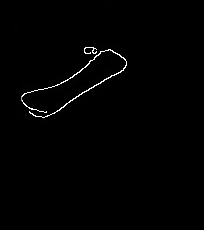
#> input picture docs/metacarpal_bone_minimal_larger.jpg, 204 x 230 px, found by its file name
$ python -i main_develop_find_sesamoid.py   (imports and definitions only)
#> lines starting #> are read from the running program, lines starting #| are printed output that depends on the picture; after the words box and inside, x2 and y2 are one past the last pixel; in counts of white or black regions, pixels touching at a corner belong together
### src/main_develop_contours_gui.py
'''
Universidad de La Laguna
Máster en Ingeniería Informática
Trabajo de Final de Máster
Pyimagos development

GUI for contour work visualization:
  - Zoom the image to see a specific contour's points
  - See step history of contour modification
'''

from PIL import Image, ImageTk
from tkinter import (
  Tk, Checkbutton, Scale, HORIZONTAL, IntVar, BooleanVar,
  Canvas, NW, Y, X, Scrollbar, Frame, Label, Button, LEFT
)

import numpy as np
import cv2 as cv

from src.contour_operations.join_contour import JoinContour

def draw_contour_points(image: np.array, contours: np.array,
                        draw_points: bool = True) -> np.array:
  colored_image = np.copy(image)
  contour_colors = [(0, 0, 0) for _ in range(len(contours))]

  if draw_points:
    for i, contour in enumerate(contours):
      for point in contour:
        color = ((i + 1) * 123 % 256, (i + 1) * 456 % 256, (i + 1) * 789 % 256)
        contour_colors[i] = color

        b, g, r = color
        x = point[0][0]
        y = point[0][1]
        cv.circle(colored_image, (x, y), radius=1, color=(b, g, r), thickness=-1)
  else:
    for i, contour in enumerate(contours):
      for point in contour:
        color = ((i + 1) * 123 % 256, (i + 1) * 456 % 256, (i + 1) * 789 % 256)
        contour_colors[i] = color


  return (colored_image, contour_colors)

def draw_contours(image: np.array, contours: np.array,
                  contour_colors: np.array) -> np.array:
  colored_image = np.copy(image)
  for i, contour_color in enumerate(contour_colors):
    cv.drawContours(colored_image, contours, i, contour_color, thickness=1)
  return colored_image

class ContourViewer:
  # [90 lines left out: functions __init__, _setup_gui, not called in this run]


  def _change_zoom(self, zoom_value):
    self.zoom_level = int(zoom_value) / 100
    self.update_image()

  # [112 lines left out: functions _update_contour_info, _change_step, _prev_step, _next_step, update_image, visualize_contours, not called in this run]

### src/expected_contours/sesamoid.py
'''
Universidad de La Laguna
Máster en Ingeniería Informática
Trabajo de Final de Máster
Pyimagos development

Shape restrictions to apply to a contour and position restrictions
to apply to other contours for the metacarpal hand bone's thumb sesamoid.
'''

import cv2 as cv
import numpy as np

from src.expected_contours.expected_contour import (
  ExpectedContour
)
from src.main_develop_corner_order import get_top_left_corner
from constants import CRITERIA_DICT

class ExpectedContourSesamoid(ExpectedContour):

  def __init__(self):
    self.contour = None
    self.top_left_corner = None
    self.top_right_corner = None
    self.bottom_right_corner = None
    self.bottom_left_corner = None
    self.image_width = None
    self.image_height = None
    self.ends_branchs_sequence = None
    self.min_area_rect = None
    self.reference_hu_moments = np.array(
      [
        -0.67457184,
        -1.7673018,
        -3.69992926,
        -4.51139064,
        -8.89464362,
        -5.77826324,
        -8.68793025,
      ],
      dtype=np.float64
    )

  def prepare(self, contour: list, image_width: int, image_height: int) -> None:
    '''This is needed to select the contour that this class will work on'''
    self.image_width = image_width
    self.image_height = image_height
    if len(contour) == 0:
      self.contour = []
      return

    self.contour = np.reshape(contour, (-1, 2))

    x_values = self.contour[:, 0]
    y_values = self.contour[:, 1]
    min_x = int(np.min(x_values))
    min_y = int(np.min(y_values))
    max_x = int(np.max(x_values))
    max_y = int(np.max(y_values))
    if image_width < max_x - min_x:
      raise ValueError('Image width is not enough to cover the whole contour.')
    if image_height < max_y - min_y:
      raise ValueError('Image height is not enough to cover the whole contour.')

    rect = cv.minAreaRect(contour)
    self.min_area_rect = rect
    bounding_rect_contour = cv.boxPoints(rect)
    bounding_rect_contour = np.int32(bounding_rect_contour) # to int

    height = self.min_area_rect[1][1]
    width = self.min_area_rect[1][0]

    if height == 0 or width == 0:
      return float('inf')
    self._aspect_ratio = max(width, height) / min(width, height)

    self.top_left_corner, i = get_top_left_corner(
      bounding_rect_contour,
      self.image_width,
      self.image_height
    )

    # assumming clockwise
    self.top_right_corner = bounding_rect_contour[
      (i + 1) % len(bounding_rect_contour)
    ].tolist()
    self.bottom_right_corner = bounding_rect_contour[
      (i + 2) % len(bounding_rect_contour)
    ].tolist()
    self.bottom_left_corner = bounding_rect_contour[
      (i + 3) % len(bounding_rect_contour)
    ].tolist()

  def next_contour_restrictions(self, position_factors: dict = None) -> list:
    return []

  def shape_restrictions(self, criteria: dict = None,
                         decompose: bool = False) -> list:
    if criteria is None:
      criteria = CRITERIA_DICT

    if not decompose:
      if len(self.contour) == 0:
        return float('inf')

      min_rect_width = self.min_area_rect[1][0]
      min_rect_height = self.min_area_rect[1][1]
      hull = cv.convexHull(self.contour)
      solidity = (min_rect_width * min_rect_height) / (cv.contourArea(hull))
      if solidity > criteria['sesamoid']['solidity']:
        return float('inf')

      moments = cv.moments(self.contour)
      hu_moments = cv.HuMoments(moments)
      hu_moments = np.absolute(hu_moments)
      hu_moments_no_zeros = np.where( # to avoid DivideByZero
        hu_moments == 0,
        np.finfo(float).eps,
        hu_moments
      )
      hu_moments = (np.log10(hu_moments_no_zeros)).flatten()

      difference = np.linalg.norm(hu_moments - self.reference_hu_moments)

      minimum_distance_to_origin = np.min(
        np.sqrt(np.sum(self.contour ** 2, axis=1))
      )
      difference = difference + (
        criteria['sesamoid']['positional_penalization'] * (
          minimum_distance_to_origin
        )
      )

      return difference
    else:
      shape_fail_statuses = {
        'empty_contour': {
          'obtained_value': None,
          'threshold_value': None,
          'fail_status': None,
        },
        'solidity': {
          'obtained_value': None,
          'threshold_value': None,
          'fail_status': None,
        },
      }
      shape_fail_statuses['empty_contour']['fail_status'] = (
        True if len(self.contour) == 0 else False
      )
      shape_fail_statuses['empty_contour']['obtained_value'] = (
        len(self.contour)
      )
      shape_fail_statuses['empty_contour']['threshold_value'] = 0

      min_rect_width = self.min_area_rect[1][0]
      min_rect_height = self.min_area_rect[1][1]
      hull = cv.convexHull(self.contour)
      solidity = (min_rect_width * min_rect_height) / (cv.contourArea(hull))
      shape_fail_statuses['solidity']['fail_status'] = (
        True if solidity > criteria['sesamoid']['solidity'] else False
      )
      shape_fail_statuses['solidity']['obtained_value'] = solidity
      shape_fail_statuses['solidity']['threshold_value'] = (
        criteria['sesamoid']['solidity']
      )

      moments = cv.moments(self.contour)
      hu_moments = cv.HuMoments(moments)
      hu_moments = np.absolute(hu_moments)
      hu_moments_no_zeros = np.where( # to avoid DivideByZero
        hu_moments == 0,
        np.finfo(float).eps,
        hu_moments
      )
      hu_moments = (np.log10(hu_moments_no_zeros)).flatten()

      difference = np.linalg.norm(hu_moments - self.reference_hu_moments)

      minimum_distance_to_origin = np.min(
        np.sqrt(np.sum(self.contour ** 2, axis=1))
      )
      difference = difference + (
        criteria['sesamoid']['positional_penalization'] * (
          minimum_distance_to_origin
        )
      )

      return difference, shape_fail_statuses

  # [9 lines left out: function branch_start_position_restrictions, not called in this run]

  def measure(self) -> dict:
    return {}

### src/main_develop_corner_order.py
'''
Universidad de La Laguna
Máster en Ingeniería Informática
Trabajo de Final de Máster
Pyimagos development

Visualization of corner orientation calculation to inform a decision on how to
decide which corner is the top left corner of the bounding box of a contour.
'''

import numpy as np
import cv2 as cv
import matplotlib.pyplot as plt

# [5 lines left out: function get_bounding_box_corners, not called in this run]

def get_top_left_corner(bounding_box_corners : list,
                        image_width: int, image_height: int):
  x_coords = bounding_box_corners[:, 0]
  y_coords = bounding_box_corners[:, 1]

  # Calculate distances from point i to next point in the box
  points_a = bounding_box_corners
  points_b = np.roll(bounding_box_corners, 1, axis=0)
  line_distances = np.sqrt(np.sum((points_a - points_b) ** 2, axis=1))

  if len(np.unique(line_distances)) == 1: # square
    x1, y1 = points_a[0]
    x2, y2 = points_b[0]
    if x1 == x2: # vertical line, so no slope and cannot use line equation
      top_left_index = np.argmin(np.sqrt((x_coords ** 2) + (y_coords ** 2)))
      top_left_corner = bounding_box_corners[top_left_index]
      return top_left_corner, top_left_index
    else:
      m = (y2 - y1) / (x2 - x1)
      if m == 0:
        top_left_index = np.argmin(np.sqrt((x_coords ** 2) + (y_coords ** 2)))
        top_left_corner = bounding_box_corners[top_left_index]
        return top_left_corner, top_left_index
      else:
        closest_distance_to_x_cero_index = np.argmin(x_coords)
        closest_distance_to_x_cero = x_coords[closest_distance_to_x_cero_index]
        closest_distance_to_x_max_index = np.argmax(image_width - x_coords)
        closest_distance_to_x_max = x_coords[closest_distance_to_x_max_index]

        # Here a problem becomes obvious: approximating top left corner based
        # on the position of the contour in the image is a bad idea because
        # the finger can be pointing towards the left but if it's position
        # is closest to the right then it will be assumed that the finger is
        # ponting towards the right.
        if closest_distance_to_x_cero <= closest_distance_to_x_max:
          return (
            bounding_box_corners[closest_distance_to_x_cero_index],
            closest_distance_to_x_cero_index
          )
        else:
          closest_distance_to_y_cero_index = np.argmin(y_coords)
          closest_distance_to_y_cero = y_coords[closest_distance_to_y_cero_index]
          return (
            bounding_box_corners[closest_distance_to_y_cero_index],
            closest_distance_to_y_cero
          )
  else: # rectangle
    small_side_index = np.argmin(line_distances)

    x1, y1 = points_a[small_side_index]
    x2, y2 = points_b[small_side_index]

    if x1 == x2: # vertical line, so no slope and cannot use line equation
      closest_distance_to_x_cero_index = np.argmin(x_coords)
      closest_distance_to_x_cero = x_coords[closest_distance_to_x_cero_index]
      closest_distance_to_x_max_index = np.argmax(image_width - x_coords)
      closest_distance_to_x_max = x_coords[closest_distance_to_x_max_index]

      # Here a problem becomes obvious: approximating top left corner based
      # on the position of the contour in the image is a bad idea because
      # the finger can be pointing towards the left but if it's position
      # is closest to the right then it will be assumed that the finger is
      # ponting towards the right.
      if closest_distance_to_x_cero <= closest_distance_to_x_max:
        closest_distance_to_x_cero_index = np.argmin(
          np.sqrt(
            np.sum((bounding_box_corners - [0, image_height]) ** 2, axis=1)
          )
        )
        return (
          bounding_box_corners[closest_distance_to_x_cero_index],
          closest_distance_to_x_cero_index
        )
      else:
        closest_distance_to_x_max_index = np.argmin(
          np.sqrt(
            np.sum((bounding_box_corners - [image_width, 0]) ** 2, axis=1)
          )
        )
        return (
          bounding_box_corners[closest_distance_to_x_max_index],
          closest_distance_to_x_max_index
        )
    else:
      m = (y2 - y1) / (x2 - x1)
      if m == 0:
        top_left_index = np.argmin(np.sqrt((x_coords ** 2) + (y_coords ** 2)))
        top_left_corner = bounding_box_corners[top_left_index]
        return top_left_corner, top_left_index
      elif m > 0:
        minimum_y_index = np.argmin(y_coords)
        return bounding_box_corners[minimum_y_index], minimum_y_index
      elif m < 0:
        minimum_x_index = np.argmin(x_coords)
        return bounding_box_corners[minimum_x_index], minimum_x_index

# [111 lines left out: functions generate_rotated_rectangle_image, test_cut, not called in this run]

def visualize_topleft_corner() -> None:
  test_cut()

### src/main_develop_find_sesamoid.py
'''
Universidad de La Laguna
Máster en Ingeniería Informática
Trabajo de Final de Máster
Pyimagos development

Tests for finding the sesamoid near the fifth metacarpal.
'''

from PIL import Image

import numpy as np
import cv2 as cv

from src.expected_contours.sesamoid import (
  ExpectedContourSesamoid
)

from src.main_develop_contours_gui import (
  draw_contours, draw_contour_points
)

def get_bounding_box_xy(contour):
  x, y, w, h = cv.boundingRect(contour)
  return x, y

def get_contours_in_region(image, contours, region_rect, padding):
  x, y, w, h = region_rect
  region_x1 = max(0, x - padding)
  region_y1 = max(0, y - padding)
  region_x2 = min(image.shape[1], x + w + padding)
  region_y2 = min(image.shape[0], y + h + padding)

  contours_in_region = []

  for contour in contours:
    contour_x, contour_y, contour_w, contour_h = cv.boundingRect(contour)
    contour_x1 = contour_x
    contour_y1 = contour_y
    contour_x2 = contour_x + contour_w
    contour_y2 = contour_y + contour_h

    if (
      region_x1 <= contour_x1
      and region_y1 <= contour_y1
      and region_x2 >= contour_x2
      and region_y2 >= contour_y2
    ):
      contours_in_region.append(contour)

  return contours_in_region

def create_minimal_image_from_contour(image: np.array,
                                       contour: np.array,
                                       padding: int) -> np.array:
  x, y, w, h = cv.boundingRect(contour)

  x1 = max(0, x - padding)
  y1 = max(0, y - padding)
  x2 = min(image.shape[1], x + w + padding)
  y2 = min(image.shape[0], y + h + padding)

  cropped_image = image[y1:y2, x1:x2]

  return cropped_image

def case_1():
  try:
    with Image.open('docs/metacarpal_bone_minimal_larger.jpg') as image:
#> image is the input picture: PIL image 204x230 RGB; min 0, max 255, mean 2.2
      if image.mode == 'L':
        image = image.convert('RGB')
        borders_detected = np.array(image)
      elif image.mode == 'RGB':
        borders_detected = np.array(image)
  except Exception as e:
    print(f"Error opening image {'docs/metacarpal_bone_minimal_larger.jpg'}: {e}")
    raise

  borders_detected = np.array(borders_detected)
  borders_detected = cv.cvtColor(borders_detected, cv.COLOR_BGR2GRAY)

  _, thresh = cv.threshold(borders_detected, 40, 255, cv.THRESH_BINARY)
#> thresh: shape (230, 204); 0.81% white in thin lines or dots, all inside (x1, y1, x2, y2) = (21, 47, 127, 118)
  contours, _ = cv.findContours(thresh, cv.RETR_EXTERNAL,
                              cv.CHAIN_APPROX_SIMPLE)
#> contours = 2 contours, 1 with area under 20; largest, box (x1, y1, x2, y2) and area: (21, 49, 127, 118) 100

  thresh = cv.cvtColor(thresh, cv.COLOR_GRAY2BGR)
  contours_drawn_image, contour_colors = draw_contour_points(
    thresh,
    contours,
    draw_points=True
  )
#> in draw_contour_points, `contour_colors = [(0, 0, 0) for _ in range(len(contours))]`: contour_colors = [(0, 0, 0), (0, 0, 0)]
#> the loop in draw_contour_points, `for i, contour in enumerate(contours):` made 2 passes
#> after the loop in draw_contour_points, `for i, contour in enumerate(contours):`:
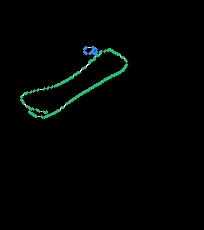
#> colored_image: shape (230, 204, 3); mean B, G, R 2.5, 3.4, 0.6
#> after the loop in draw_contour_points, `for i, contour in enumerate(contours):`: contour_colors = [(123, 200, 21), (246, 144, 42)]
#> contour_colors = [(123, 200, 21), (246, 144, 42)]
  contours_drawn_image = draw_contours(
    contours_drawn_image,
    contours,
    contour_colors
  )
#> the loop in draw_contours, `for i, contour_color in enumerate(contour_colors):` made 2 passes
#> after the loop in draw_contours, `for i, contour_color in enumerate(contour_colors):`: colored_image: shape (230, 204, 3); 0.08% of pixels changed, all inside (x1, y1, x2, y2) = (22, 47, 125, 117)

  sorted_contours = sorted(contours, key=get_bounding_box_xy)
#> in get_bounding_box_xy, `x, y, w, h = cv.boundingRect(contour)`: x = 21; y = 49; w = 106; h = 69
#> sorted_contours has the same summary as contours
  focused_image = create_minimal_image_from_contour(
    contours_drawn_image,
    sorted_contours[0],
    padding=10
  )
#> in create_minimal_image_from_contour, `x, y, w, h = cv.boundingRect(contour)`: x = 21; y = 49; w = 106; h = 69
#> in create_minimal_image_from_contour, `x1 = max(0, x - padding)`: x1 = 11
#> in create_minimal_image_from_contour, `y1 = max(0, y - padding)`: y1 = 39
#> in create_minimal_image_from_contour, `x2 = min(image.shape[1], x + w + padding)`: x2 = 137
#> in create_minimal_image_from_contour, `y2 = min(image.shape[0], y + h + padding)`: y2 = 128
#> in create_minimal_image_from_contour, `cropped_image = image[y1:y2, x1:x2]`:
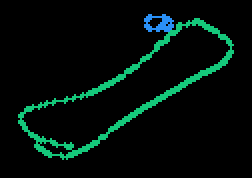
#> cropped_image: shape (89, 126, 3) (shown 2 times larger); mean B, G, R 9.9, 14.2, 1.7

  region_rect = cv.boundingRect(sorted_contours[0])
#> region_rect = (21, 49, 106, 69)
  contours_within_focused_image = get_contours_in_region(
    focused_image,
    contours,
    region_rect, #TODO change rect region to image and not contour
    padding=10
  )
#> in get_contours_in_region, `x, y, w, h = region_rect`: x = 21; y = 49; w = 106; h = 69
#> in get_contours_in_region, `region_x1 = max(0, x - padding)`: region_x1 = 11
#> in get_contours_in_region, `region_y1 = max(0, y - padding)`: region_y1 = 39
#> in get_contours_in_region, `region_x2 = min(image.shape[1], x + w + padding)`: region_x2 = 126
#> in get_contours_in_region, `region_y2 = min(image.shape[0], y + h + padding)`: region_y2 = 89
#> the loop in get_contours_in_region, `for contour in contours:` made 2 passes
#> (contour_x, contour_y, contour_w, contour_h, contour_x1, contour_y1, contour_x2, contour_y2) on passes 1 to 2: (21, 49, 106, 69, 21, 49, 127, 118), (84, 47, 13, 7, 84, 47, 97, 54)
#> after the loop in get_contours_in_region, `for contour in contours:`: contours_in_region = 1 contour, all with area under 20
#> contours_within_focused_image = 1 contour, all with area under 20

  shape_values = []
  sesamoid_instance = ExpectedContourSesamoid()
  for contour_within in contours_within_focused_image:
    sesamoid_instance.prepare(
      contour_within,
      focused_image.shape[1],
      focused_image.shape[0]
    )
    shape_value = sesamoid_instance.shape_restrictions()
    shape_values.append(shape_value)
#> this loop made 1 pass
#> (min_x in prepare, min_y in prepare, max_x in prepare, max_y in prepare, height in prepare) on pass 1: (84, 47, 96, 53, 12)
#> after the loop, shape_values = [15.44]

  sesamoid_contour_index = np.argmax(shape_values)
#> sesamoid_contour_index = 0
  sesamoid_contour = contours[sesamoid_contour_index]
#> sesamoid_contour = contour of 305 points, box (x1, y1, x2, y2) (21, 49, 127, 118), area 100

  # show it

  cv.drawContours(
    focused_image,
    contours_within_focused_image,
    sesamoid_contour_index,
    color=(0, 0, 255),
    thickness=2
  )
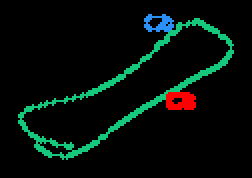
#> focused_image: shape (89, 126, 3) (shown 2 times larger); 1.03% of pixels changed, all inside (x1, y1, x2, y2) = (83, 46, 98, 55)

  contours_drawn_image_scaled1 = cv.resize(contours_drawn_image, (0, 0), fx=2,
                      fy=2,
                      interpolation=cv.INTER_NEAREST)
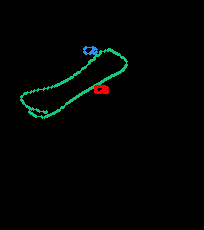
#> contours_drawn_image: shape (230, 204, 3); mean B, G, R 2.3, 3.4, 1
  contours_drawn_image_scaled2 = cv.resize(focused_image, (0, 0), fx=2,
                      fy=2,
                      interpolation=cv.INTER_NEAREST)

  cv.imshow('Non focused in', contours_drawn_image_scaled1)
  cv.imshow('Focused in', contours_drawn_image_scaled2)
  cv.waitKey(0)
  cv.destroyAllWindows()

def find_sesamoid_main():
  case_1()

>>> result = case_1()
